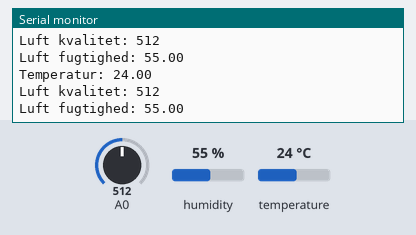
A sketch run on a simulated Arduino Uno, built with avr-gcc and run on an emulated ATmega328P. On the bench: the last lines printed to the serial monitor. The inputs (shaded band) are chosen by the test bench; at power-on: A0 = 512, humidity 55 %, temperature 24 °C.

Above: at 1.2 s.
1.3 s: A0 set to 111
At 2.4 s:
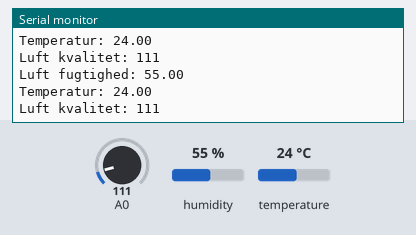
7.4 s: A0 set to 90
At 8.2 s:
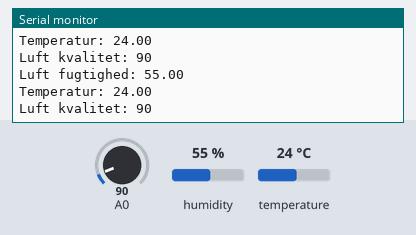
Timing chart, 0 to 10.4 s (numbered marks = the images above; inputs shaded):
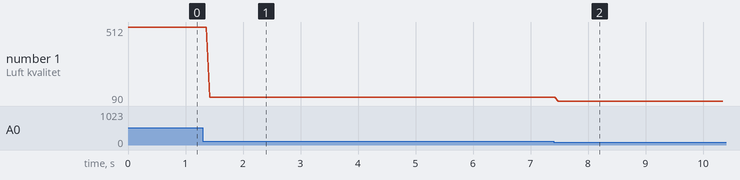

The sketch:

O__O.ino
```cpp
#include <DHT.h>
#define DHTPIN 3     // Hvilken pin DHT22 sidder i.
#define DHTTYPE DHT22   // DHT 22
DHT dht(DHTPIN, DHTTYPE); //// int DHT sensoren

float h;  //Stores humidity value
float t; //Stores temperature value


int sensorValue1; //navnet på Co2 mål
void setup()
{
  Serial.begin(9600); //Starter med at læse inputs i standard porten (9600)
  dht.begin(); //start DHT
}

void loop()
{
    //Læs data og gem det i h, t og sensorValue1
    h = dht.readHumidity();
    t = dht.readTemperature();
    sensorValue1 = analogRead(0);
    //Print MQ135s input.
    Serial.print("Luft kvalitet: ");
    Serial.println(sensorValue1);
    //Print luft fugtighed
    Serial.print("Luft fugtighed: ");
    Serial.println(h);
    //Print temperatur
    Serial.print("Temperatur: ");
    Serial.println(t);
}
```

Measured:
- after the input at 1.3 s, the serial monitor: prints a new line after 0.12 s (image 1)
- after the input at 7.4 s, the serial monitor: prints a new line after 0.09 s (image 2)
- plotted number 1: 512 → 111 after the input at 1.3 s, 111 → 90 after the input at 7.4 s
